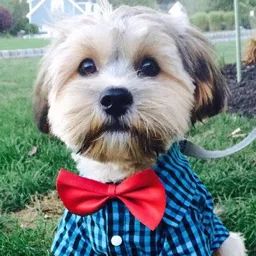
%> input picture University_Work/Computation Photography/Dog.png, 256 x 256 px, given in place of Dog.jpg, which was not available
$ octave Test1.m   (GNU Octave 9; MATLAB toolbox functions it lacks are replaced by stand-ins)
%> lines starting %> are read from the running program, lines starting %| are printed output that depends on the picture; in (x1, y1, x2, y2) boxes, pixels count from 0 and x2, y2 are one past the last pixel; in counts of white or black regions, pixels touching at a corner belong together; the program's own positions count from 1; pictures that were not available may be replaced by others from this repository, and a replacement may not be noted

%prompt = "What would you like to do? \n1) Problem 3 Grayscale \n2) Problem 3";

A = imread('Dog.jpg');
%> A is the input picture: size 256x256x3 uint8; mean R, G, B 126.8, 136.4, 135
imshow(A);
A = double(A);
%> A: size 256x256x3 double

% Problem 3
B = grayScale(A);
B = uint8(B);
imwrite(B, 'Problem3.jpg');

% Problem 4
C = convertBinary(B, .25*255);
%> in convertBinary, `imOut(imIn>thresh)=255;`:
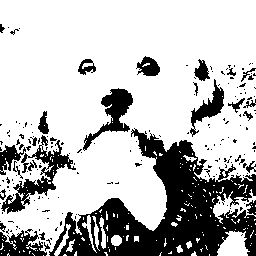
%> imOut: size 256x256 double; 73.8% white; 185 black regions (160 under 20 px), largest, box (x1, y1, x2, y2) and area: (49, 128, 256, 256) 11001, (1, 135, 76, 214) 1432, (83, 88, 133, 151) 1016
C = uint8(C);
imwrite(C, 'Problem4a.jpg');

C = convertBinary(B, .5*255);
%> in convertBinary (call 2), `imOut(imIn>thresh)=255;`: imOut: size 256x256 double; 50.8% white; 83 black regions (65 under 20 px), largest, box (x1, y1, x2, y2) and area: (0, 43, 256, 256) 29497, (0, 6, 38, 38) 733, (132, 52, 164, 78) 545
C = uint8(C);
imwrite(C, 'Problem4b.jpg');

C = convertBinary(B, .75*255);
%> in convertBinary (call 3), `imOut(imIn>thresh)=255;`: imOut: size 256x256 double; 25.7% white; 94 white regions (81 under 20 px), largest, box (x1, y1, x2, y2) and area: (26, 0, 239, 149) 12335, (56, 153, 142, 211) 2248, (119, 185, 165, 230) 1108
C = uint8(C);
imwrite(C, 'Problem4c.jpg');

% Problem 5
D = Problem5(A, 1, .2);
%> in Problem5, `imOut = c*imIn.^gamma;`:
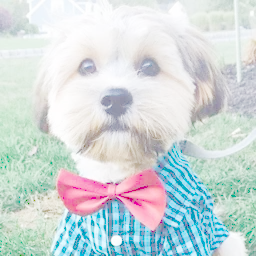
%> imOut: size 256x256x3 double; mean R, G, B 0.814, 0.856, 0.86
D = uint8(D);
imwrite(D, 'Problem5a.jpg');

D = Problem5(A, 1, 1);
D = uint8(D);
imwrite(D, 'Problem5b.jpg');

D = Problem5(A, 1, 5);
%> call 3 of Problem5, with c = 1, gamma = 5
%> in Problem5 (call 3), `imOut = c*imIn.^gamma;`:
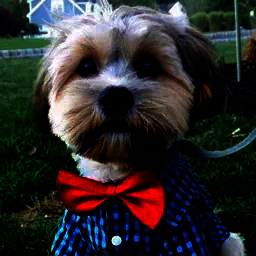
%> imOut: size 256x256x3 double; mean R, G, B 0.171, 0.162, 0.171
D = uint8(D);
imwrite(D, 'Problem5c.jpg');


E = Problem6(A);
E = uint8(E);
imwrite(E, 'Problem6.jpg');

problem7(A);

%F = uint8(D);
%imshow(D);

function [imOut] = grayScale(imIn)
    imOut = 0.2989*imIn(:,:,1) + 0.5870*imIn(:,:,1) + 0.1140*imIn(:,:,1);
end

function [imOut] = convertBinary(imIn, thresh)
    imOut = zeros(size(imIn));
    imOut(imIn>thresh)=255;
end

function [imOut] = Problem5(imIn, c, gamma)
    imIn = imIn / 255;
    imOut = c*imIn.^gamma;
    imOut = imOut * 255;
end

function [imOut] = Problem6(imIn)
    floatingImage = imIn / 255;

    imOut = zeros(size(imIn));

    for r=1:size(floatingImage,1)
        for c=1:size(floatingImage,2)

            % Convert RGB to HSV

            RedChannel = floatingImage(r,c,1);
            GreenChannel = floatingImage(r,c,2);
            BlueChannel = floatingImage(r,c,3);

            Value = max([RedChannel,GreenChannel,BlueChannel]);

            delta = max([RedChannel,GreenChannel,BlueChannel]) - min([RedChannel,GreenChannel,BlueChannel]);
            if (delta == 0)
                Hue = 0;
            elseif ( Value == RedChannel)
                Hue = 60 * (GreenChannel - BlueChannel) / delta;
            elseif (Value == GreenChannel)
                Hue = 120 + 60 * (BlueChannel - RedChannel) / delta;
            else
                Hue = 240 + 60 * (RedChannel - GreenChannel) / delta;
            end

            if ( Value == 0 )
                Saturation = 0;
            else
                Saturation = delta/Value;
            end

            % The Part where we add 50 to HUE

            Hue = Hue + 50;

            if (Hue < 0)
                Hue = Hue + 360;
            end

            Hue = mod(Hue,360);

            % Now convert HSV back to RGB

            delta = Saturation * Value;

            if (Hue >= 0 ) && (Hue < 60)
                RedChannel = Value;
                GreenChannel = Hue / 60 * delta + Value - delta;
                BlueChannel = Value - delta;
            elseif (Hue >= 60 ) && (Hue < 120)
                RedChannel = Value - delta - ((Hue-120)*delta / 60);
                GreenChannel = Value;
                BlueChannel = Value - delta;
            elseif (Hue >= 120 ) && (Hue < 180)
                RedChannel = Value - delta;
                GreenChannel = Value;
                BlueChannel = ((Hue-120)*delta / 60) + Value - delta;
            elseif (Hue >= 180 ) && (Hue < 240)
                RedChannel = Value - delta;
                GreenChannel = Value - delta - ((Hue-240)*delta / 60);
                BlueChannel = Value;
            elseif (Hue >= 240 ) && (Hue < 300)
                RedChannel = ((Hue-240)*delta / 60) + Value - delta;
                GreenChannel = Value - delta;
                BlueChannel = Value;
            else
                RedChannel = Value;
                GreenChannel = Value - delta;
                BlueChannel = Value - delta - ((Hue-360)*delta / 60);
            end

            imOut(r,c,:) = [RedChannel, GreenChannel, BlueChannel];

        end
    end
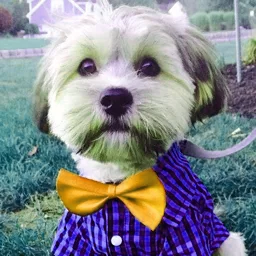
%> imOut: size 256x256x3 double; mean R, G, B 0.512, 0.527, 0.558
%> after the loop, Hue = 205.2; Saturation = 0.63

    imOut = imOut * 255;

end

function [] = problem7(imIn)
    helpHist(grayScale(imIn));
%> after the loop in helpHist, `for i=1:size(channel,1)`: bins = 256 values, max 2179 at index 1, min 0 at index 256, mean 256
%> in helpHist, `bins=bins/sum(bins);`: bins = 256 values, max 0.0332 at index 1, min 0 at index 256, mean 0.00391
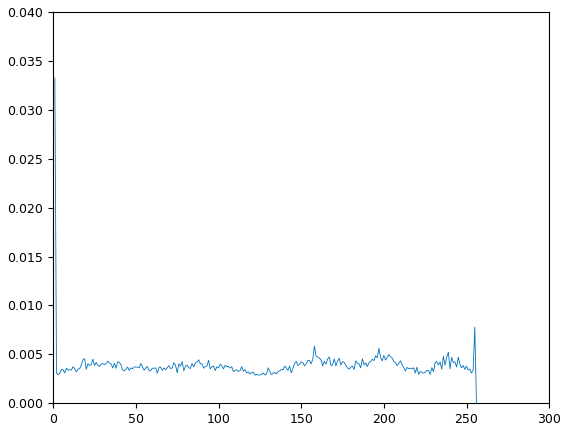
%> figure redrawn from the program's plot data; curve peaks at x = 1, y = 0.0332
    helpHist(imIn(:,:,1));
%> figure, not shown here; curve peaks at x = 1, y = 0.0301
    helpHist(imIn(:,:,2));
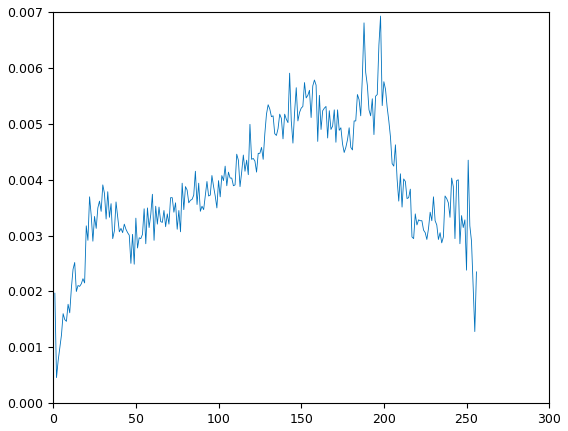
%> figure redrawn from the program's plot data; curve peaks at x = 198, y = 0.00693
    helpHist(imIn(:,:,3));
%> `problem7(A);`:
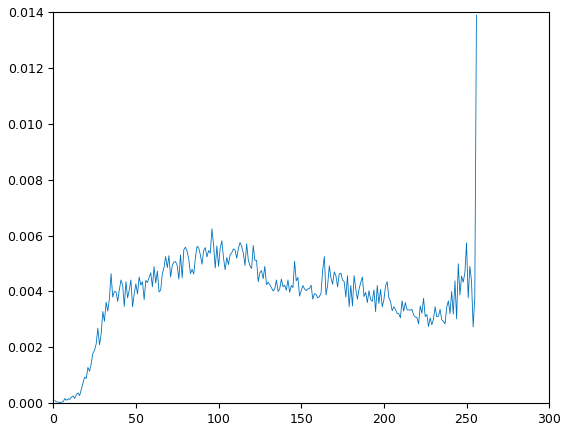
%> figure redrawn from the program's plot data; curve peaks at x = 256, y = 0.0139
end

function [] = helpHist(channel)
    bins=zeros(1,256);
    for i=1:size(channel,1)
        for j=1:size(channel,2)
            bins(floor(channel(i,j))+1)=bins(floor(channel(i,j))+1)+1;
        end
    end

    bins=bins/sum(bins);
    figure;plot(1:256,bins);
end
